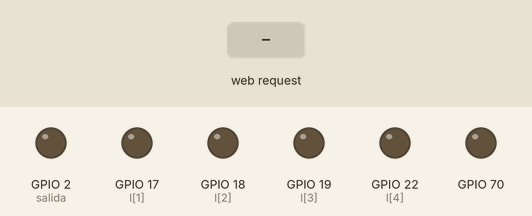
Bench run of a sketch on a simulated ESP32. Parts: output pins drawn as LEDs (lit = HIGH). Inputs (shaded band) come from the test bench. WiFi joins after 1.5 s; servers stay silent unless stated; what the sketch prints to the serial monitor is not drawn.

Above: at 2.7 s.
2.8 s: HTTP request GET /an1 received
At 3.8 s:
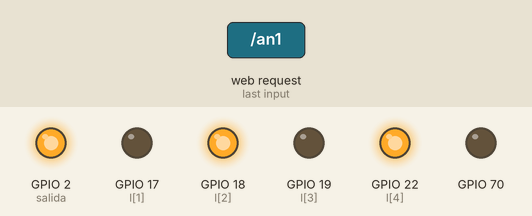
4.3 s: HTTP request GET /an2 received
At 5.0 s:
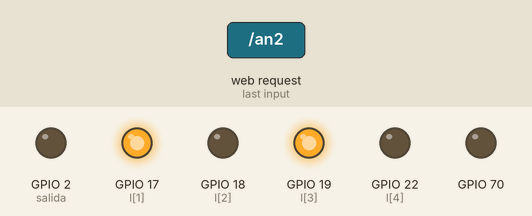
5.8 s: HTTP request GET /off received
At 6.1 s:
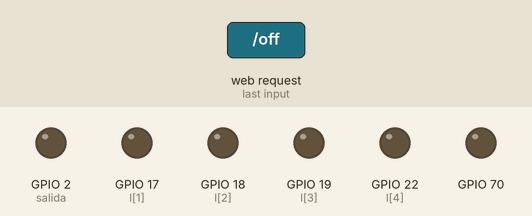
Timing chart, 0 to 8.8 s (numbered marks = the images above; inputs shaded):
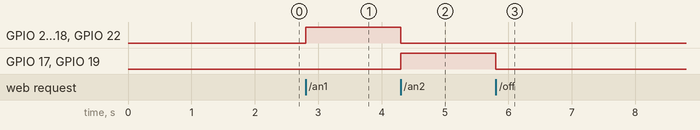

Measured:
- after the input at 2.8 s, GPIO 2 (salida), GPIO 18 (l[2]), GPIO 22 (l[4]): LOW → HIGH at once
- after the input at 4.3 s, GPIO 2 (salida), GPIO 18 (l[2]), GPIO 22 (l[4]): HIGH → LOW at once; GPIO 17 (l[1]), GPIO 19 (l[3]): LOW → HIGH at once
- after the input at 5.8 s, GPIO 17 (l[1]), GPIO 19 (l[3]): HIGH → LOW at once

The sketch:

p1_animaciones_servidor.ino
```cpp
#include <WiFi.h>

#define PORT 80
WiFiServer server(PORT);

const uint8_t l [5] = {2,17, 18, 19, 22,};
const char* ssid     = "Fibertel WiFi268 2.4";
const char* password = "01421442852";


int contconexion = 0;

String header;

String estadoSalida = "off";

const int salida = 2;

String pagina = "<!DOCTYPE html>"
"<html>"
"<head>"
"<meta charset='utf-8' />"
"<title>Servidor Web ESP32</title>"
"</head>"
"<body>"
"<center>"
"<table border = 0>"
"<thead>"
"<tr>"
"<td> <p><a href='/an1'><button style='height:100px;width:200px'>Animacion 1</button></a></p></td> <td> </td>"
"<td><p><a href='/an2'><button style='height:100px;width:200px'>Animacion 2</button></a></p> </td> <td> </td>"
"<td><p><a href='/off'><button style='height:100px;width:200px'>OFF</button></a></p> </td>"
"</tr>"
"</thead>"
"</table>"
"</center>"
"</body>"
"</html>";

void setup() {
  Serial.begin(115200);
  Serial.println("");
  pinMode(l[1],OUTPUT);
  pinMode(l[2],OUTPUT);
  pinMode(l[3],OUTPUT);
  pinMode(l[4],OUTPUT);
  pinMode(l[5],OUTPUT);

  pinMode(salida, OUTPUT);
  digitalWrite(salida, LOW);

  // Conexión WIFI
  WiFi.begin(ssid, password);
  //Cuenta hasta 50 si no se puede conectar lo cancela
  while (WiFi.status() != WL_CONNECTED and contconexion <50) {
    ++contconexion;
    delay(500);
    Serial.print(".");
  }
  if (contconexion <50) {
      //para usar con ip fija
      //IPAddress ip(192,168,1,180);
      //IPAddress gateway(192,168,1,1);
      //IPAddress subnet(255,255,255,0);
      //WiFi.config(ip, gateway, subnet);

      Serial.println("");
      Serial.println("WiFi conectado");
      Serial.println(WiFi.localIP());
      server.begin(); // iniciamos el servidor
  }
  else {
      Serial.println("");
      Serial.println("Error de conexion");
  }
}

/*----------------------------LOOP----------------------------------*/

void loop(){
  WiFiClient client = server.available();   // Escucha a los clientes entrantes

  if (client) {                             // Si se conecta un nuevo cliente
    Serial.println("New Client.");          //
    String currentLine = "";                //
    while (client.connected()) {            // loop mientras el cliente está conectado
      if (client.available()) {             // si hay bytes para leer desde el cliente
        char c = client.read();             // lee un byte
        Serial.write(c);                    // imprime ese byte en el monitor serial
        header += c;
        if (c == '\n') {                    // si el byte es un caracter de salto de linea
          // si la nueva linea está en blanco significa que es el fin del
          // HTTP request del cliente, entonces respondemos:
          if (currentLine.length() == 0) {
            client.println("HTTP/1.1 200 OK");
            client.println("Content-type:text/html");
            client.println("Connection: close");
            client.println();

            // enciende y apaga el GPIO
            if (header.indexOf("GET /an1") >= 0) {
              Serial.println("GPIO an1");
              estadoSalida = "an1";
              digitalWrite(l[0],HIGH);
              digitalWrite(l[1],LOW);
              digitalWrite(l[2],HIGH);
              digitalWrite(l[3],LOW);
              digitalWrite(l[4],HIGH);
            }
              else if (header.indexOf("GET /an2") >= 0) {
              Serial.println("GPIO an2");
              estadoSalida = "an2";
              digitalWrite(l[0],LOW);
              digitalWrite(l[1],HIGH);
              digitalWrite(l[2],LOW);
              digitalWrite(l[3],HIGH);
              digitalWrite(l[4],LOW);
            } else if (header.indexOf("GET /off") >= 0) {
              Serial.println("GPIO off");
              estadoSalida = "off";
              digitalWrite(l[0],LOW);
              digitalWrite(l[1],LOW);
              digitalWrite(l[2],LOW);
              digitalWrite(l[3],LOW);
              digitalWrite(l[4],LOW);
            }

            // Muestra la página web
            client.println(pagina);

            // la respuesta HTTP temina con una linea en blanco
            client.println();
            break;
          } else { // si tenemos una nueva linea limpiamos currentLine
            currentLine = "";
          }
        } else if (c != '\r') {  // si C es distinto al caracter de retorno de carro
          currentLine += c;      // lo agrega al final de currentLine
        }
      }
    }
    // Limpiamos la variable header
    header = "";
    // Cerramos la conexión
    client.stop();
    Serial.println("Client disconnected.");
    Serial.println("");
  }

}
```
